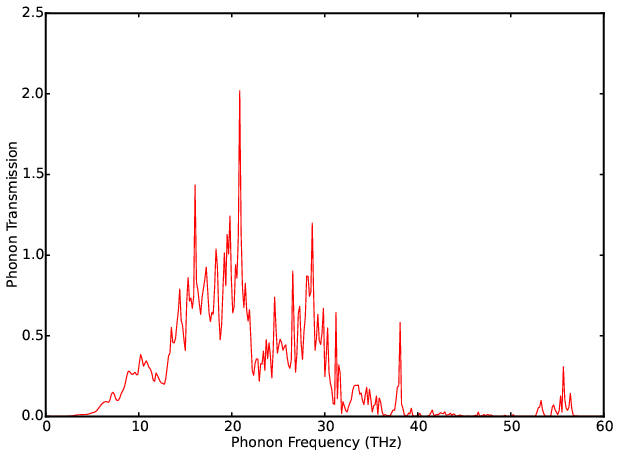

Write Python code to recreate this figure.
# -*- coding: utf-8 -*-
# @Author: YangZhou
# @Date:   2017-06-27 23:39:13
# @Last Modified by:   YangZhou
# @Last Modified time: 2017-06-27 23:43:11


import numpy as np
from aces.graph import fig, pl
with fig('transmission.eps'):
    fi, axes = pl.subplots(figsize=(10, 7))
    ax = axes
    file = "negf/knot/0/transmission.txt"
    f = np.loadtxt(file, skiprows=1)
    freq = f[:, 0]
    trans = f[:, 3]
    ax.plot(freq, trans, color="r")
    fi.text(0.5, 0.04, 'Phonon Frequency (THz)', ha='center')
    fi.text(0.07, 0.5, 'Phonon Transmission', va='center', rotation='vertical')
    fi.subplots_adjust(
        left=None,
        bottom=None,
        right=None,
        top=None,
        wspace=0,
        hspace=0)
